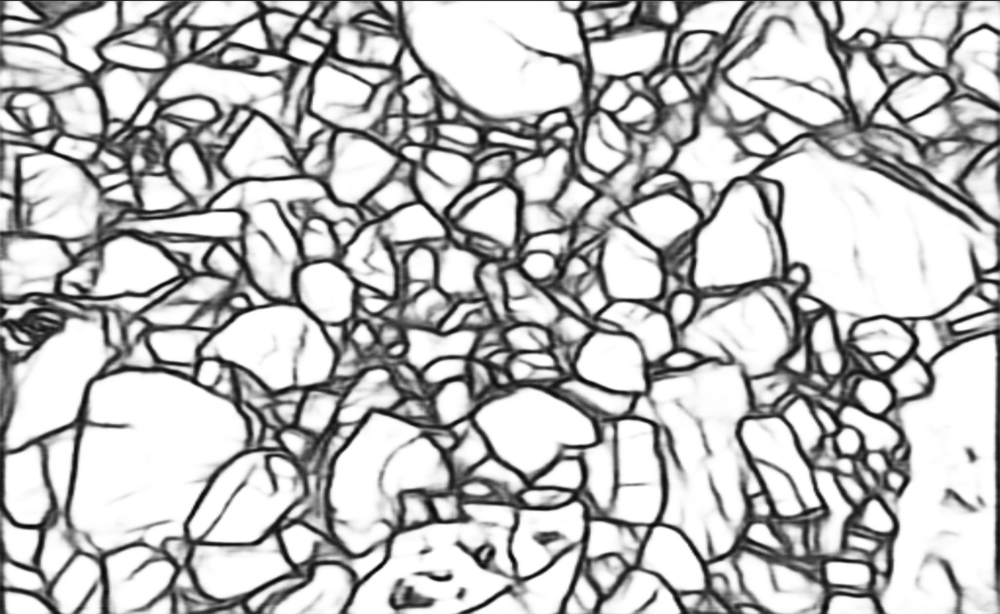
#> input picture image003.png, 1000 x 614 px, shrunk from 2296 x 1410 before the run
$ python main.py
#> lines starting #> are read from the running program, lines starting #| are printed output that depends on the picture; after the words box and inside, x2 and y2 are one past the last pixel; in counts of white or black regions, pixels touching at a corner belong together
import numpy as np
import pandas as pd
import cv2
import imutils

class load_image:
    def __init__(self,fold='data',filename = 'image003.png',area_size = 0.25,plot_image = True,threshold1=30, threshold2=100):
#> called with fold = './data/', filename = 'image003.png', area_size = 2.5, plot_image = True, threshold1 = 30, threshold2 = 100
        self.img = cv2.imread(filename)
#> self.img is the input picture: shape (614, 1000, 3); min 3, max 255, mean 186.2
        grayImage = cv2.cvtColor(self.img, cv2.COLOR_BGR2GRAY)


        edges = cv2.Canny(grayImage, threshold1=threshold1, threshold2=threshold2)
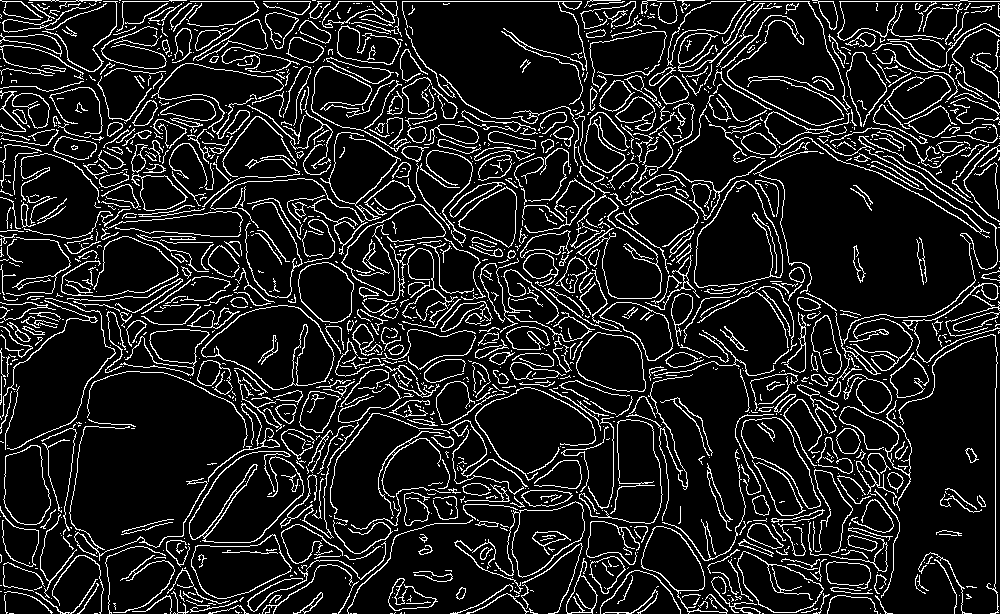
#> edges: shape (614, 1000); 12.1% white in thin lines or dots

        contours, hierarchy = cv2.findContours(edges,cv2.RETR_EXTERNAL, cv2.CHAIN_APPROX_NONE)
#> contours = 1592 contours, 1288 with area under 20; largest, box (x1, y1, x2, y2) and area: (201, 305, 335, 390) 7204, (694, 180, 783, 288) 6488, (191, 534, 292, 599) 4066, (495, 501, 585, 578) 3506, (576, 332, 646, 392) 3088

        areas = []
        areas_ind = []
        countours_filter = []
        #filter for countours that isn't rocks'
        for k in range(0,len(contours)):
            if cv2.contourArea(contours[k])> area_size:
                areas.append(cv2.contourArea(contours[k]))
                areas_ind.append(k)
                countours_filter.append(contours[k])
#> after the loop, areas = 703 values, max 7204.5 at index 292, min 3 at index 18, mean 123.5; areas_ind = 703 values from 19 to 1591; countours_filter = 703 contours, 399 with area under 20; largest, box (x1, y1, x2, y2) and area: (201, 305, 335, 390) 7204, (694, 180, 783, 288) 6488, (191, 534, 292, 599) 4066, (495, 501, 585, 578) 3506, (576, 332, 646, 392) 3088

        print("Significant countours = " + str(len(countours_filter)))
#| Significant countours = 703

        pos = 1
        for c in countours_filter:
            if cv2.contourArea(c)> area_size:
                # compute the center of the contour
                M = cv2.moments(c)
                try:
                    cX = int(M["m10"] / M["m00"])
                    cY = int(M["m01"] / M["m00"])
                except:
                    continue
                # draw the contour and put ids rotules
                cv2.drawContours(self.img, c, -1, (0, 255, 0), 2)
                cv2.putText(self.img, "#id_"+str(pos), (cX - 40, cY - 40),
                cv2.FONT_HERSHEY_SIMPLEX, 0.25, (0, 0, 255), 1)
                pos = pos+1
#> this loop made 703 passes
#> (cX, cY) on passes 1 to 12: (530, 610), (230, 609), (703, 603), (216, 605), (695, 601), (240, 598), (738, 597), (880, 602), (849, 601), (274, 598), (156, 602), (968, 595)
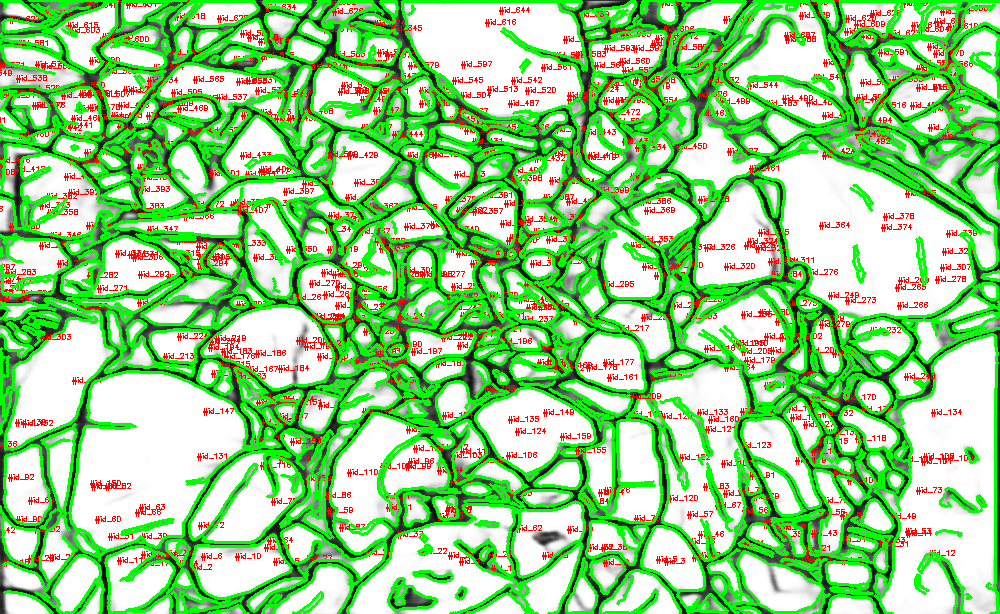
#> self.img: shape (614, 1000, 3); mean B, G, R 136.7, 208.3, 151.3
#> after the loop, pos = 704
        cv2.imwrite('./Output/counter_'+filename,self.img)
        if plot_image:

            cv2.imshow('Counter Image', self.img)

            cv2.waitKey(0)
            cv2.destroyAllWindows()

if __name__ == '__main__':
    #Reading of images 003 and 002
    img_1 = load_image(fold='./data/',filename = 'image003.png',area_size = 2.5)
    img_2 = load_image(fold='./data/',filename = 'image002.jpg',area_size = 2.5,threshold1=60, threshold2=200)
#> call 2 of __init__, with fold = './data/', filename = 'image002.jpg', area_size = 2.5, plot_image = True, threshold1 = 60, threshold2 = 200
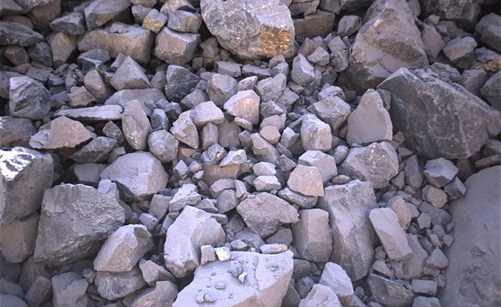
#> input picture image002.jpg, 501 x 307 px, shrunk from 1150 x 705 before the run
#> in __init__, self.img is the input picture: shape (307, 501, 3); mean B, G, R 130.4, 113.8, 120.4
#> in __init__ (call 2), `grayImage = cv2.cvtColor(self.img, cv2.COLOR_BGR2GRAY)`:
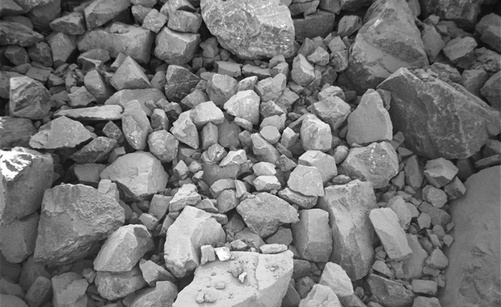
#> grayImage: shape (307, 501); min 1, max 255, mean 117.6
#> in __init__ (call 2), `edges = cv2.Canny(grayImage, threshold1=threshold1, threshold2=thresho..`:
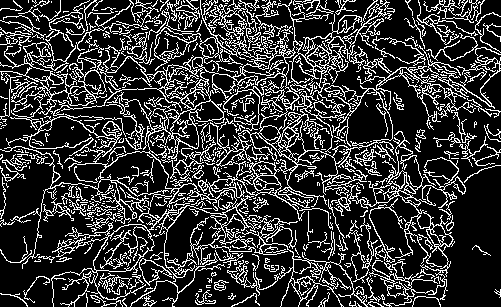
#> edges: shape (307, 501); 21.7% white in thin lines or dots
#> in __init__ (call 2), `contours, hierarchy = cv2.findContours(edges,cv2.RETR_EXTERNAL, cv2.CH..`: contours = 338 contours, 293 with area under 20; largest, box (x1, y1, x2, y2) and area: (0, 0, 501, 307) 41486, (139, 258, 172, 286) 368, (423, 0, 501, 53) 174, (417, 0, 478, 45) 158, (214, 4, 261, 51) 154
#> after the loop in __init__ (call 2), `for k in range(0,len(contours)):`: areas = 181 values, max 41486 at index 177, min 3 at index 13, mean 250.5; areas_ind = 181 values from 1 to 337; countours_filter = 181 contours, 136 with area under 20; largest, box (x1, y1, x2, y2) and area: (0, 0, 501, 307) 41486, (139, 258, 172, 286) 368, (423, 0, 501, 53) 174, (417, 0, 478, 45) 158, (214, 4, 261, 51) 154
#| Significant countours = 181
#> the loop in __init__ (call 2), `for c in countours_filter:` made 181 passes
#> (cX, cY) on passes 1 to 12: (351, 303), (391, 303), (123, 301), (426, 299), (148, 302), (101, 299), (382, 296), (247, 300), (231, 296), (18, 298), (324, 301), (203, 300)
#> after the loop in __init__ (call 2), `for c in countours_filter:`:
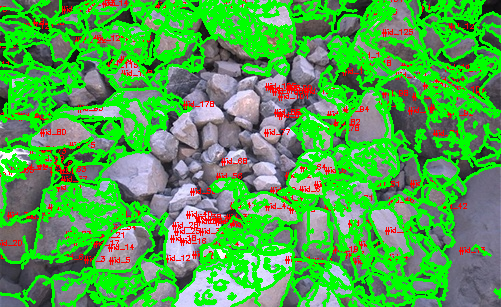
#> self.img: shape (307, 501, 3); mean B, G, R 77.4, 165.9, 80.4
#> after the loop in __init__ (call 2), `for c in countours_filter:`: pos = 182
